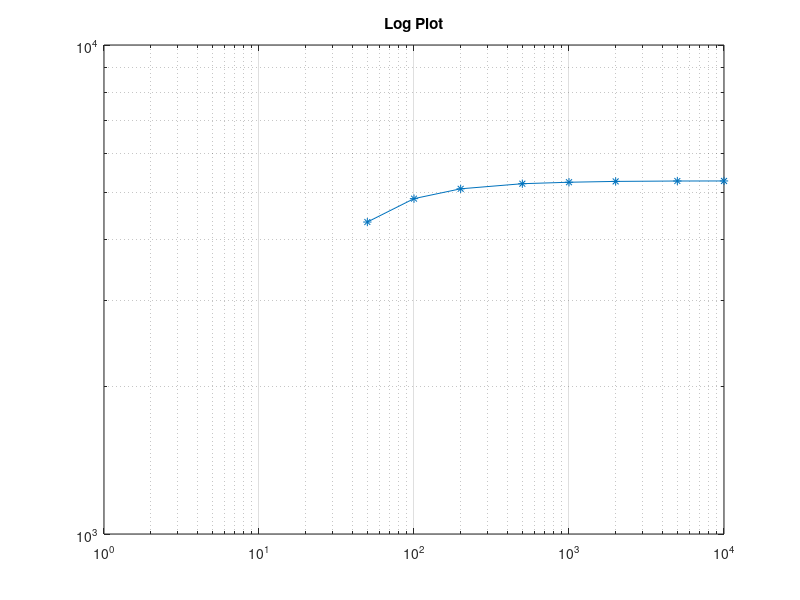

This chart was generated by the following MATLAB code:
clear all
close all
 x = [1, 50, 100, 200, 500, 1000, 2000, 5000, 10000];
 y = [0 , 4344.98, 4850.93, 5080.74, 5204.16, 5240.28, 5260.89, 5270.7, 5271.94];

loglog(x,y,'*-')
grid on
title('Log Plot')
xlabel(' ')
ylabel(' ')